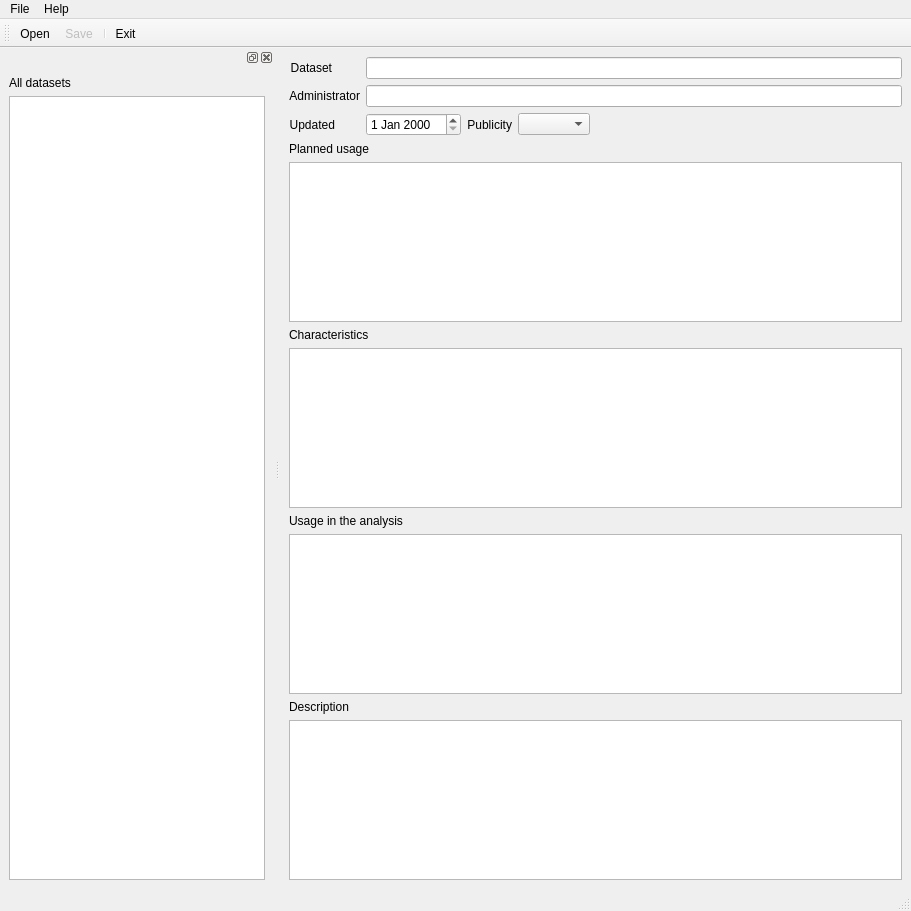
<?xml version="1.0" encoding="UTF-8"?>
<ui version="4.0">
 <class>editorWindow</class>
 <widget class="QMainWindow" name="editorWindow">
  <property name="geometry">
   <rect>
    <x>0</x>
    <y>0</y>
    <width>911</width>
    <height>911</height>
   </rect>
  </property>
  <property name="windowTitle">
   <string>Documentation editor[*]</string>
  </property>
  <property name="windowIcon">
   <iconset resource="doceditor.qrc">
    <normaloff>:/icons/Edit</normaloff>:/icons/Edit</iconset>
  </property>
  <widget class="QWidget" name="centralwidget">
   <layout class="QVBoxLayout" name="verticalLayout_5">
    <item>
     <layout class="QGridLayout" name="gridLayout">
      <item row="1" column="0">
       <widget class="QLabel" name="label_8">
        <property name="sizePolicy">
         <sizepolicy hsizetype="Maximum" vsizetype="Preferred">
          <horstretch>0</horstretch>
          <verstretch>0</verstretch>
         </sizepolicy>
        </property>
        <property name="text">
         <string>Dataset</string>
        </property>
        <property name="alignment">
         <set>Qt::AlignRight|Qt::AlignTrailing|Qt::AlignVCenter</set>
        </property>
       </widget>
      </item>
      <item row="2" column="0">
       <widget class="QLabel" name="label">
        <property name="sizePolicy">
         <sizepolicy hsizetype="Maximum" vsizetype="Preferred">
          <horstretch>0</horstretch>
          <verstretch>0</verstretch>
         </sizepolicy>
        </property>
        <property name="text">
         <string>Administrator</string>
        </property>
        <property name="alignment">
         <set>Qt::AlignRight|Qt::AlignTrailing|Qt::AlignVCenter</set>
        </property>
       </widget>
      </item>
      <item row="1" column="1" colspan="4">
       <widget class="QLineEdit" name="nameLineEdit"/>
      </item>
      <item row="3" column="0">
       <widget class="QLabel" name="label_2">
        <property name="sizePolicy">
         <sizepolicy hsizetype="Maximum" vsizetype="Preferred">
          <horstretch>0</horstretch>
          <verstretch>0</verstretch>
         </sizepolicy>
        </property>
        <property name="text">
         <string>Updated</string>
        </property>
        <property name="alignment">
         <set>Qt::AlignRight|Qt::AlignTrailing|Qt::AlignVCenter</set>
        </property>
       </widget>
      </item>
      <item row="3" column="1">
       <widget class="QDateEdit" name="updatedDateEdit">
        <property name="sizePolicy">
         <sizepolicy hsizetype="Fixed" vsizetype="Fixed">
          <horstretch>0</horstretch>
          <verstretch>0</verstretch>
         </sizepolicy>
        </property>
       </widget>
      </item>
      <item row="3" column="2">
       <widget class="QLabel" name="label_3">
        <property name="sizePolicy">
         <sizepolicy hsizetype="Maximum" vsizetype="Preferred">
          <horstretch>0</horstretch>
          <verstretch>0</verstretch>
         </sizepolicy>
        </property>
        <property name="text">
         <string>Publicity</string>
        </property>
        <property name="alignment">
         <set>Qt::AlignRight|Qt::AlignTrailing|Qt::AlignVCenter</set>
        </property>
       </widget>
      </item>
      <item row="2" column="1" colspan="4">
       <widget class="QLineEdit" name="administratorLineEdit"/>
      </item>
      <item row="3" column="3">
       <widget class="QComboBox" name="publicityComboBox">
        <property name="sizePolicy">
         <sizepolicy hsizetype="Fixed" vsizetype="Fixed">
          <horstretch>0</horstretch>
          <verstretch>0</verstretch>
         </sizepolicy>
        </property>
       </widget>
      </item>
     </layout>
    </item>
    <item>
     <layout class="QGridLayout" name="gridLayout_2">
      <item row="0" column="2">
       <layout class="QVBoxLayout" name="verticalLayout">
        <item>
         <widget class="QLabel" name="label_4">
          <property name="text">
           <string>Planned usage</string>
          </property>
         </widget>
        </item>
        <item>
         <widget class="QTextEdit" name="plannedusageTextEdit"/>
        </item>
       </layout>
      </item>
      <item row="1" column="2">
       <layout class="QVBoxLayout" name="verticalLayout_2">
        <item>
         <widget class="QLabel" name="label_5">
          <property name="text">
           <string>Characteristics</string>
          </property>
         </widget>
        </item>
        <item>
         <widget class="QTextEdit" name="characteristicsTextEdit"/>
        </item>
       </layout>
      </item>
      <item row="2" column="2">
       <layout class="QVBoxLayout" name="verticalLayout_3">
        <item>
         <widget class="QLabel" name="label_6">
          <property name="text">
           <string>Usage in the analysis</string>
          </property>
         </widget>
        </item>
        <item>
         <widget class="QTextEdit" name="analysisusageTextEdit"/>
        </item>
       </layout>
      </item>
      <item row="3" column="2">
       <layout class="QVBoxLayout" name="verticalLayout_4">
        <item>
         <widget class="QLabel" name="label_7">
          <property name="text">
           <string>Description</string>
          </property>
         </widget>
        </item>
        <item>
         <widget class="QTextEdit" name="descriptionTextEdit"/>
        </item>
       </layout>
      </item>
      <item row="0" column="0" rowspan="4">
       <layout class="QVBoxLayout" name="verticalLayout_7"/>
      </item>
     </layout>
    </item>
   </layout>
  </widget>
  <widget class="QMenuBar" name="menubar">
   <property name="geometry">
    <rect>
     <x>0</x>
     <y>0</y>
     <width>911</width>
     <height>22</height>
    </rect>
   </property>
   <widget class="QMenu" name="menuFile">
    <property name="title">
     <string>File</string>
    </property>
    <addaction name="actionOpen"/>
    <addaction name="actionSave"/>
    <addaction name="separator"/>
    <addaction name="actionExit"/>
   </widget>
   <widget class="QMenu" name="menuHelp">
    <property name="title">
     <string>Help</string>
    </property>
    <addaction name="actionAbout"/>
   </widget>
   <addaction name="menuFile"/>
   <addaction name="menuHelp"/>
  </widget>
  <widget class="QStatusBar" name="statusbar"/>
  <widget class="QToolBar" name="toolBar">
   <property name="windowTitle">
    <string>toolBar</string>
   </property>
   <attribute name="toolBarArea">
    <enum>TopToolBarArea</enum>
   </attribute>
   <attribute name="toolBarBreak">
    <bool>false</bool>
   </attribute>
   <addaction name="actionOpen"/>
   <addaction name="actionSave"/>
   <addaction name="separator"/>
   <addaction name="actionExit"/>
  </widget>
  <widget class="QDockWidget" name="dockWidget">
   <property name="sizePolicy">
    <sizepolicy hsizetype="Maximum" vsizetype="Preferred">
     <horstretch>0</horstretch>
     <verstretch>0</verstretch>
    </sizepolicy>
   </property>
   <attribute name="dockWidgetArea">
    <number>1</number>
   </attribute>
   <widget class="QWidget" name="dockWidgetContents_3">
    <layout class="QVBoxLayout" name="verticalLayout_8">
     <item>
      <layout class="QVBoxLayout" name="verticalLayout_6">
       <item>
        <widget class="QLabel" name="label_9">
         <property name="text">
          <string>All datasets</string>
         </property>
        </widget>
       </item>
       <item>
        <widget class="QListWidget" name="docs_listWidget"/>
       </item>
      </layout>
     </item>
    </layout>
   </widget>
  </widget>
  <action name="actionExit">
   <property name="icon">
    <iconset resource="doceditor.qrc">
     <normaloff>:/icons/Quit</normaloff>:/icons/Quit</iconset>
   </property>
   <property name="text">
    <string>&amp;Exit</string>
   </property>
   <property name="toolTip">
    <string>Exuit editor</string>
   </property>
   <property name="shortcut">
    <string>Ctrl+Q</string>
   </property>
  </action>
  <action name="actionOpen">
   <property name="icon">
    <iconset resource="doceditor.qrc">
     <normaloff>:/icons/Open</normaloff>:/icons/Open</iconset>
   </property>
   <property name="text">
    <string>&amp;Open</string>
   </property>
   <property name="toolTip">
    <string>Open documentation</string>
   </property>
   <property name="shortcut">
    <string>Ctrl+O</string>
   </property>
  </action>
  <action name="actionSave">
   <property name="enabled">
    <bool>false</bool>
   </property>
   <property name="icon">
    <iconset resource="doceditor.qrc">
     <normaloff>:/icons/Save</normaloff>:/icons/Save</iconset>
   </property>
   <property name="text">
    <string>&amp;Save</string>
   </property>
   <property name="toolTip">
    <string>Save modifictions</string>
   </property>
   <property name="shortcut">
    <string>Ctrl+S</string>
   </property>
  </action>
  <action name="actionAbout">
   <property name="icon">
    <iconset resource="doceditor.qrc">
     <normaloff>:/icons/About</normaloff>:/icons/About</iconset>
   </property>
   <property name="text">
    <string>About</string>
   </property>
  </action>
 </widget>
 <resources>
  <include location="doceditor.qrc"/>
 </resources>
 <connections>
  <connection>
   <sender>actionExit</sender>
   <signal>triggered()</signal>
   <receiver>editorWindow</receiver>
   <slot>close()</slot>
   <hints>
    <hint type="sourcelabel">
     <x>-1</x>
     <y>-1</y>
    </hint>
    <hint type="destinationlabel">
     <x>323</x>
     <y>330</y>
    </hint>
   </hints>
  </connection>
 </connections>
</ui>
